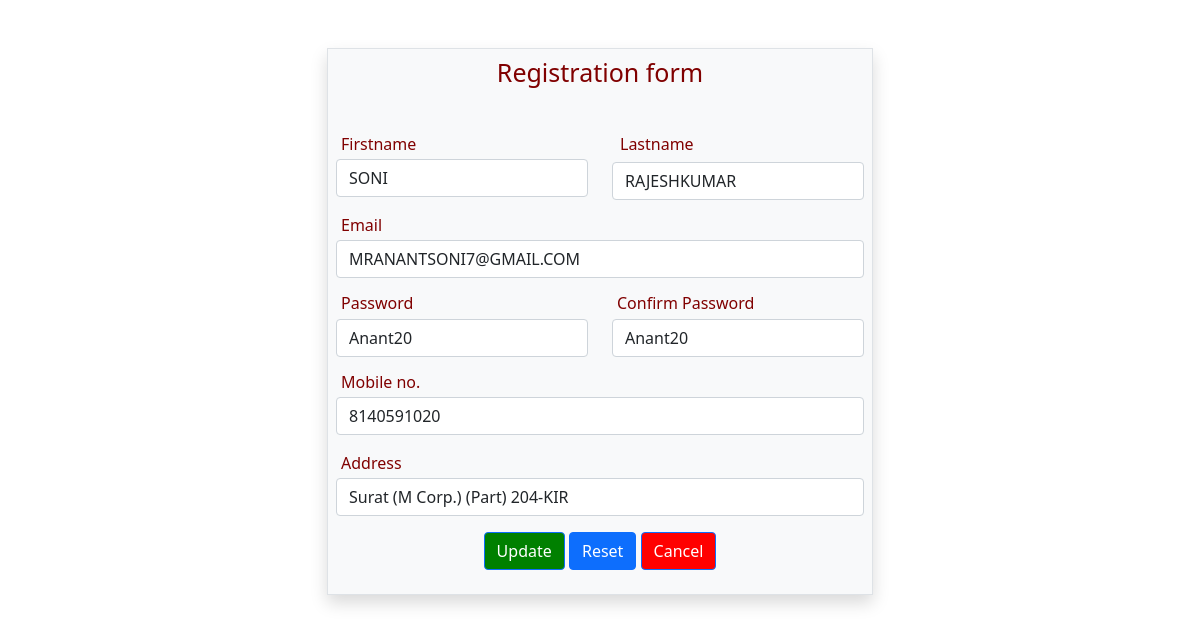
Screenshot of /Admin/edit.php?edit_id=1 with the database file from the repository.
### tables this page shows
CREATE TABLE `register` (
  `u_id` int(11) NOT NULL,
  `u_fname` varchar(30) NOT NULL,
  `u_lname` varchar(30) NOT NULL,
  `u_email` varchar(30) NOT NULL,
  `u_pass` varchar(30) NOT NULL,
  `u_conpass` varchar(30) NOT NULL,
  `u_mobile` bigint(11) NOT NULL,
  `u_address` varchar(30) NOT NULL
);

### Admin/edit.php (the view, shortened to what this page needs)
<?php
  include "connection.php";
  if(isset($_GET['edit_id']))
  {
    $sql = "SELECT * FROM register WHERE u_id=" .$_GET['edit_id'];
    $result = mysqli_query($conn,$sql);
    $row = mysqli_fetch_array($result);
  }
?>
<html>
	<head>
		<link href="https://cdn.jsdelivr.net/npm/bootstrap@5.1.3/dist/css/bootstrap.min.css" rel="stylesheet">
	</head>
	<body>
		<div class="container" style="color:maroon";>
			<div class="row">
			<div class="col-md-6 offset-md-3">
				<div>
					<div class="mt-5 border p-2 bg-light shadow">
						<h6 class="mb-5" style="font-size:25";>Registration form<h6>
						<form action="edit.php?edit_id=<?php echo $row['u_id']; ?>" method="POST" onsubmit="return form()">
						<div class="row">
							<div class="mb-3 col-md-6 formField">
								<label class="labelLeft">Firstname</label>
								<input type="text" name="Firstname" class="form-control" id="ufname" placeholder="Enter Firstname" value="<?php echo $row['u_fname']; ?>">
							</div>
							<div class="mb-3 col-md-6 formField">
								<label class="mb-2 ms-2">Lastname</label>
								<input type="text" name="Lastname" class="form-control" id="ulname" placeholder="Enter Lastname" value="<?php echo $row['u_lname']; ?>">
							</div>
							<div class="mb-3 col-md-12 formField">
								<label class="labelleft">Email</label>
								<input type="text" name="email" class="form-control" id="uemail" placeholder="Enter Email-id" value="<?php echo $row['u_email']; ?>">
							</div>
							<div class="mb-3 col-md-6 formField">
								<label class="labelleft">Password</label>
								<input type="text" name="Password" class="form-control" id="upwd" placeholder="Enter Password" value="<?php echo $row['u_pass']; ?>">
							</div>
							<div class="mb-3 col-md-6 formField">
								<label class="labelleft">Confirm Password</label>
								<input type="text" name="Cpassword" class="form-control" id="cpwd" placeholder="Confirm password" value="<?php echo $row['u_conpass']; ?>">
							</div>
							<div class="mb-3col-md-12 formField">
								<label class="labelleft">Mobile no.</label>
								<input type="text" name="umob" class="form-control" id="umobile" placeholder="Enter Mobile no." value="<?php echo $row['u_mobile']; ?>"><br>
							</div>
							<div class="mb-3 col-md-12 formField">
								<label class="labelleft">Address</label>
								<input type="text" name="Address" class="form-control" id="uaddress" placeholder="Enter Address" value="<?php echo $row['u_address']; ?>">
							</div>
						</div>
									<button class="btn btn-primary type-end" type="submit" name="btnupdate" onclick="update()" style="background-color: green;">Update</button>
                  <button class="btn btn-primary type-end" type="reset" name="btn-reset">Reset</button>
                  <a href="display.php"><button class="btn btn-primary type-end" type="button" value="Cancel" style="background-color: red;" >Cancel</button></a>
					</form>
					</div>
				</div>
       </div>
			 </div>
		</div>
	</body>
</html>

### Admin/edit.php (style rules this page uses)
h6 { text-align:center; }
.labelLeft { margin-bottom: 5px; margin-left: 5px; }
.formField { text-align:left; }

### rows the page displays
register: Firstname "SONI", Lastname "RAJESHKUMAR", email "MRANANTSONI7@GMAIL.COM", Password "Anant20", Cpassword "Anant20", umob "8140591020", Address "Surat (M Corp.) (Part) 204-KIR"
